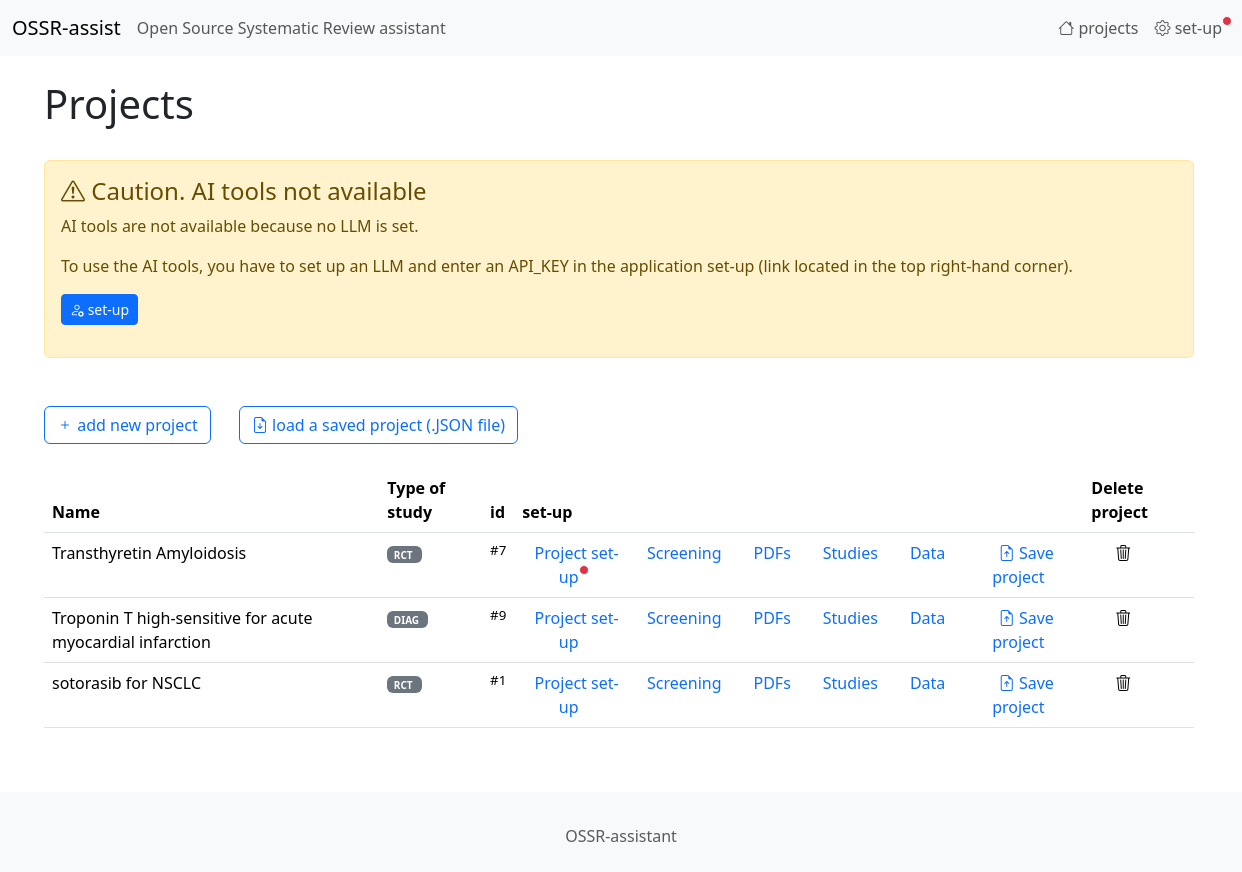
The app's page /, older data.
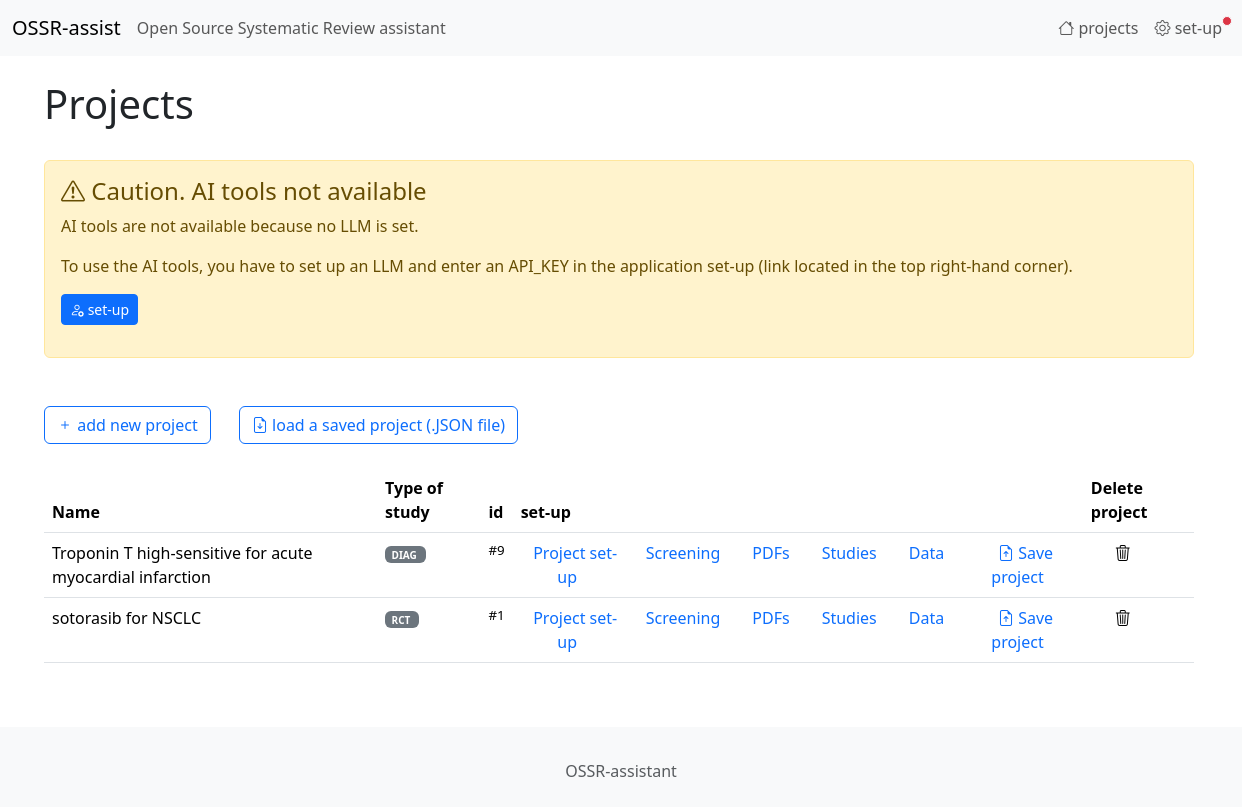
The same page, newer data.
### tables this page shows
CREATE TABLE "projects"
(
    id                   integer
        constraint projects_pk
            primary key autoincrement,
    name                 TEXT,
    green_words          TEXT default "",
    red_words            TEXT default "",
    eligibility_criteria TEXT default "",
    type_of_study        INT  default 0
, prompt_selection_user TEXT default "", prompt_selection_system TEXT);

### app.py (the view)
@app.route('/')
def endpoint_home():
    return projects_list()

### AI_utils.py (called while the page is built)
def is_API_KEY_available(llm_name):
    if llm_name == LLM_Name_Enum.OPENAI.value:
        if "OPENAI_API_KEY" in os.environ and os.environ["OPENAI_API_KEY"]!="": return True
    elif llm_name == LLM_Name_Enum.ANTHROPIC.value:
        if "ANTHROPIC_API_KEY" in os.environ and os.environ["ANTHROPIC_API_KEY"] != "": return True
    elif llm_name == LLM_Name_Enum.DEEPSEEK.value:
        if "HYPERBOLIC_API_KEY" in os.environ and os.environ["HYPERBOLIC_API_KEY"] != "": return True
    elif llm_name == LLM_Name_Enum.MISTRAL.value:
        if "MISTRAL_API_KEY" in os.environ and os.environ["MISTRAL_API_KEY"] != "": return True
    return False

def is_primary_LLM_available():
    if current_app.config["LLM_NAME"] is None or current_app.config["LLM_NAME"].strip()=="": return False
    llm_name = current_app.config["LLM_NAME"]
    if is_API_KEY_available(llm_name): return True
    return False

def is_secondary_LLM_available():
    if current_app.config["SECONDARY_LLM_NAME"] is None or current_app.config["SECONDARY_LLM_NAME"].strip()=="": return False
    llm_name = current_app.config["SECONDARY_LLM_NAME"]
    if is_API_KEY_available(llm_name): return True
    return False

### templates/projects_list.html (shortened to what this page needs)
{% extends 'base.html' %}
{%  block content %}
<h1 class="mt-4">Projects</h1>
    {% if no_LLM %}
        <div class="alert alert-warning" role="alert" style="margin-top: 2em; margin-bottom: 3em;">
        <h4 class="alert-heading"><i class="bi bi-exclamation-triangle"></i> Caution. AI tools not available</h4>
            <p>
            AI tools are not available because no LLM is set.
            <p>
            <p>
            To use the AI tools, you have to set up an LLM and
            enter an API_KEY in the application set-up (link located in the top right-hand corner).
            </p>
            <p>
            <a href="/setup" class="btn btn-primary btn-sm"><i class="bi bi-person-gear"></i> set-up</a>
            </p>
        </div>
    {% endif %}
<p class="mt-4 mb-4">
    <a href="/project/add" class="btn btn-outline-primary"><i class="bi bi-plus"></i> add new project</a>
    <a href="/project/load_form" class="btn btn-outline-primary mx-4"><i class="bi bi-file-earmark-arrow-down"></i> load a saved project (.JSON file)</a>
</p>
<table class="table table-hover mt-3" style="width: auto;">
    <thead>
        <tr>
            <th>Name</th>
            <th>Type of study</th>
            <th>id</th>
            <th>set-up</th>
            <th></th><th><th><th><th>
            <th>Delete project</th>
        </tr>
    </thead>
    <tbody hx-confirm="You are about to delete a project. Are you sure?" hx-target="closest tr" hx-swap="outerHTML swap:1s">
    {% for project in projects %}
        <tr>
        <td>{{ project["name"] }}</td>
            <td>
                <span class="badge bg-secondary" style="font-size: 10px; min-width: 2em;">
                {{ type_of_study_dict[project['type_of_study']] }}&nbsp;
                </span>
            </td>
        <td style="font-size: smaller;">#{{ project["id"] }}</td>
        <td class="project_list_command">
        <a href="/project/edit/{{ project["id"] }}" class="text-decoration-none mx-2">
            Project set-up
            {%  if project["eligibility_criteria"]=="" %}
            <span class="position-absolute top-n2 start-99 translate-left p-1 bg-danger border border-light rounded-circle">
            </span>
            {% endif %}
        </a>
        </td>
        {% if project["n_ref"] == 0 %}
            <td colspan="5" style="text-align: center;">
            <a href="/records/list/{{ project["id"] }}/1" class="text-decoration-none mx-2">
                Start by loading references
            </a>
            </td>
        {% else %}
            <td  class="project_list_command">
            <a href="/records/list/{{ project["id"] }}/1" class="text-decoration-none mx-2">
                Screening
            </a>
            </td>
            <td  class="project_list_command">
            <a href="/pdfs/list/{{ project["id"] }}" class="text-decoration-none mx-2">PDFs</a>
            </td>
            <td  class="project_list_command">
            <a href="/studies/list/{{ project["id"] }}" class="text-decoration-none mx-2">
                Studies
            </a>
            </td>
            <td  class="project_list_command">
            <a href="/data/list1/{{ project["id"] }}"  class="text-decoration-none mx-2">Data</a>
            </td>
            <td  class="project_list_command">
            <a href="/projects/save/{{ project["id"] }}" class="text-decoration-none mx-2" title="save all data of the project into a JSON file." >
                <i class="bi bi-file-earmark-arrow-up"></i> Save project
            </a>
            </td>
        {%  endif %}
        <td style="padding-left: 2em;">
            <a hx-delete="/project/delete/{{ project["id"] }}" ><i class="bi bi-trash3"></i></a>
        </td>
        </tr>
    {% endfor %}
    </tbody>
</table>
{%  endblock %}

Row changes from the older to the newer data that the page shows:
removed projects: name "Transthyretin Amyloidosis", type_of_study "RCT", id "7"
